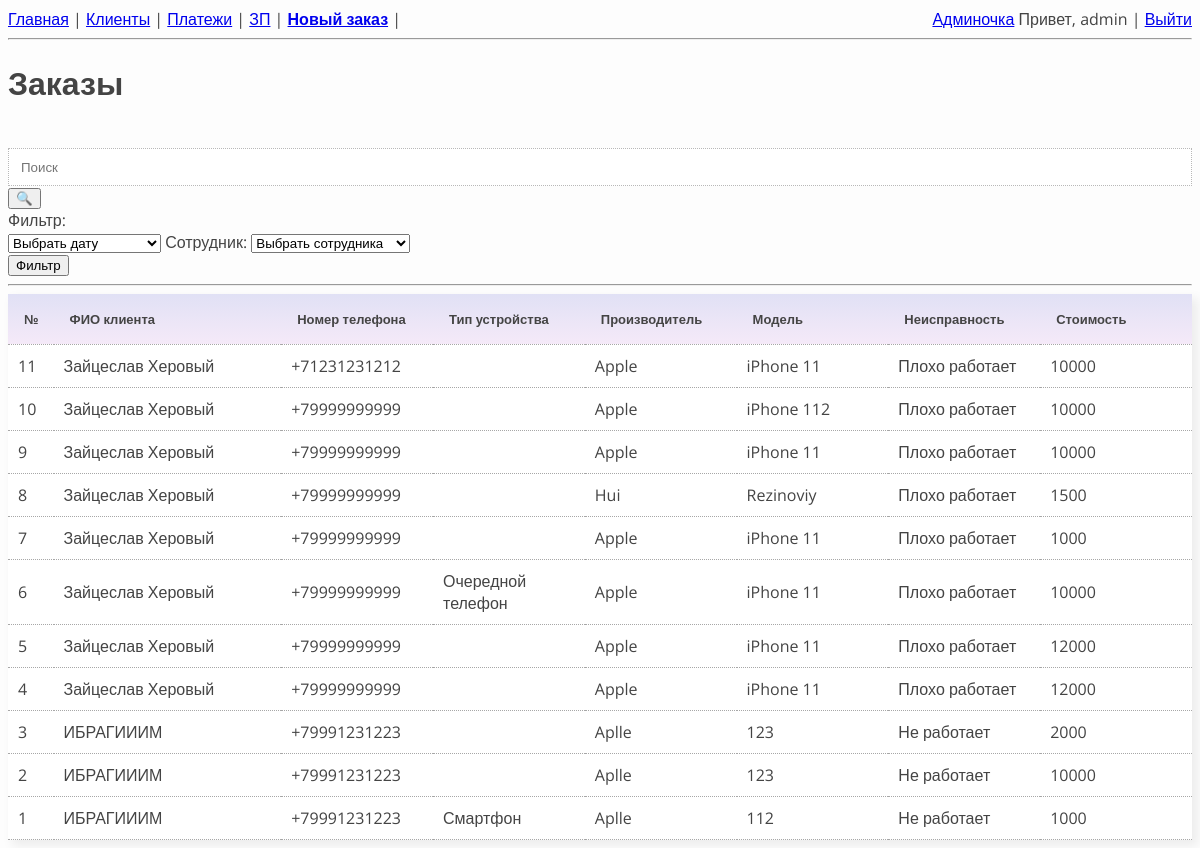
/ (signed in), run on an earlier commit of the app's database.
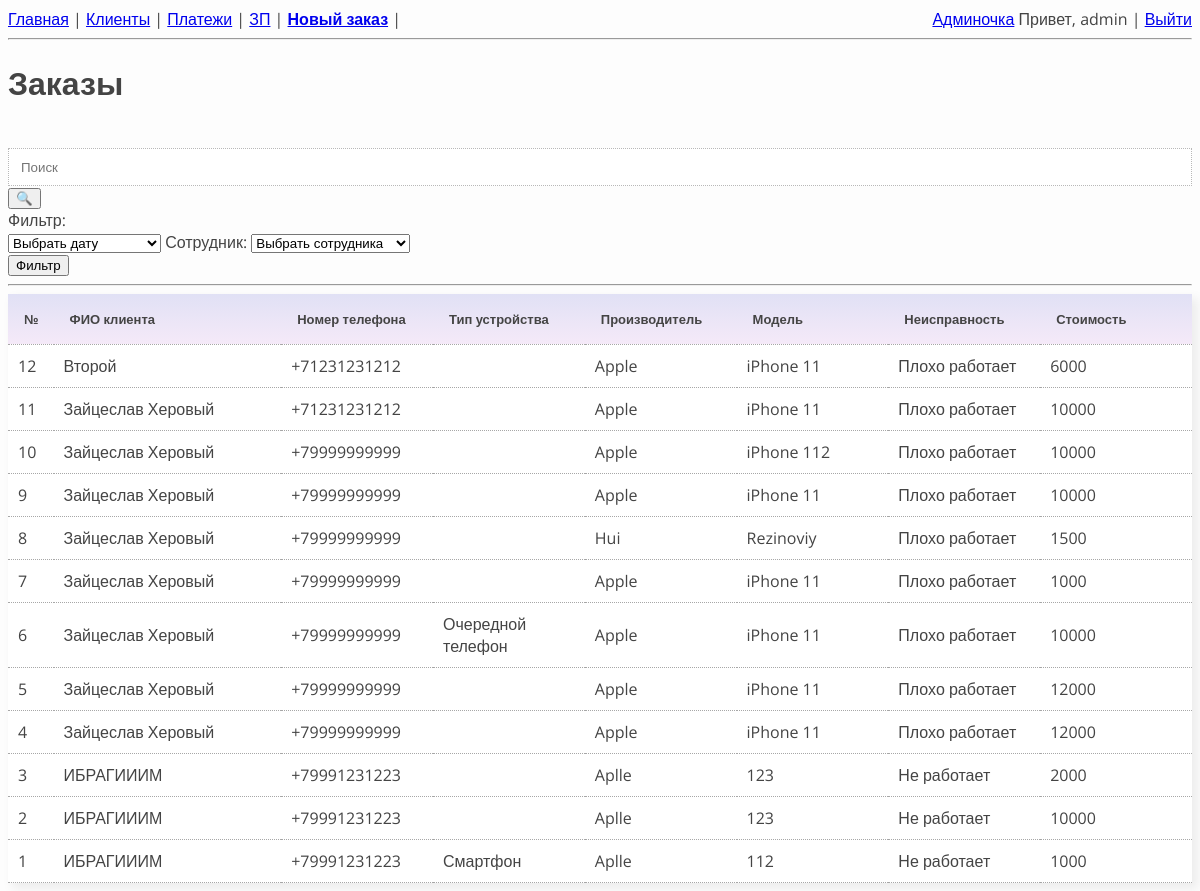
And on a later commit of the database.
### orders/models.py (models this page shows, shortened)
class Order(models.Model):
    class Meta:
        verbose_name = 'Заказ'
        verbose_name_plural = 'Заказы'
        ordering = ['-pk']
    def get_absolute_url(self):
        return reverse('order', kwargs={'order_id': self.pk})
    client = models.ForeignKey(Client, on_delete=models.PROTECT, verbose_name='Клиент')
    employee = models.ForeignKey(Employees, on_delete=models.PROTECT, null=True, blank=True,
                                verbose_name='Исполнитель')
    whats_broken = models.CharField(max_length=50, verbose_name='Неисправность')
    device_appearance = models.CharField(max_length=80, blank=True,
                                         default='', verbose_name='Состояние')
    device_type = models.CharField(max_length=20, blank=True, default='',
                                   verbose_name='Тип устройства')
    imei = models.CharField(max_length=20, blank=True, default='', verbose_name='IMEI/SN')
    device_brand = models.CharField(max_length=20, verbose_name='Производитель')
    device_model = models.CharField(max_length=20, verbose_name='Модель')
    device_kit = models.CharField(max_length=80, blank=True, default='',
                                  verbose_name='Комплектация')
    device_pass = models.CharField(max_length=20, blank=True, default='',
                                   verbose_name='Пароль')
    price = models.IntegerField(verbose_name='Орентировоная стоимость')
    note_hidden = models.CharField(max_length=150, blank=True, default='',
                                   verbose_name='Заметки клиент НЕ видит')
    note_client = models.CharField(max_length=150, blank=True, default='',
                                   verbose_name='Заметки клиент видит')
    prepayment = models.IntegerField(null=True, blank=True, verbose_name='Предоплата')
    profit = models.IntegerField(null=True, default=0, verbose_name='Профит')
    debt = models.IntegerField(null=True, default=0, verbose_name='Клиент должен')
    date_creation = models.DateTimeField(default=timezone.now, null=True, verbose_name='Дата создания')
    date_completion = models.DateTimeField(null=True, verbose_name='Дата готовности')
    in_work = models.BooleanField(default=True)

### clients/models.py (models this page shows, shortened)
class Client(models.Model):
    name = models.CharField(max_length=40, verbose_name='Имя')
    tel = models.CharField(max_length=15, verbose_name='Номер телефона')
    email = models.EmailField(blank=True, default='', verbose_name='E-mail')
    source = models.ForeignKey(ClientSource, on_delete=models.PROTECT,
                               null=True, blank=True, verbose_name='Источник')
    adress = models.CharField(max_length=150, blank=True, default='', verbose_name='Адрес')
    comment_client = models.CharField(max_length=50, blank=True, default='',
                                      verbose_name='Комментарий о клиенте')

### orders/views.py (the view)
# urls.py: path('', OrdersView.as_view(), name='orders'),
class OrdersView(PermissionRequiredMixin, ListView):
    permission_required = 'orders.view_order'
    login_url = reverse_lazy('login')
    model = Order
    template_name = 'orders.html'
    context_object_name = 'orders'
    paginate_by = 15
    def get_queryset(self) -> QuerySet[Any]:
        query = self.request.GET.get('search')
        if query:
            queryset = Order.objects.filter(Q(client__tel__contains=query) | \
                                            Q(client__name__contains=query) | \
                                            Q(whats_broken__icontains=query) | \
                                            Q(device_type__icontains=query) | \
                                            Q(device_brand__icontains=query) | \
                                            Q(device_model__icontains=query))
        else:
            queryset = get_filtered_queryset(self)
        return queryset
    def get_context_data(self, **kwargs):
        context = super().get_context_data(**kwargs)
        context['delete_form'] = Form
        context['search_query'] = self.request.GET.get('search')
        context['filter_date_form'] = FilterDateForm(initial={'date': self.request.GET.get('date'),
                                                              'start': self.request.GET.get('start'),
                                                              'end': self.request.GET.get('end')})
        context['filter_employee_form'] = FilterEmployeeForm(initial={
                                                             'employee': self.request.GET.get('employee')})
        return context

### my_service/filter_forms.py
class FilterEmployeeForm(forms.ModelForm):
    class Meta:
        model = Employees
        fields = ['id']
    employee = forms.ModelChoiceField(label='Сотрудник',
                                      required=False,
                                      empty_label='Выбрать сотрудника',
                                      queryset=Employees.objects.all(),
                                      widget=forms.Select())

### my_service/filter_forms.py (called while the page is built)
def get_filtered_queryset(self):
    if self.request.GET.get('date') and self.request.GET.get('employee'):
        interval = get_interval(self)
        queryset = self.model.objects.filter(date_creation__range=(interval['start'], interval['end'])) & \
                   self.model.objects.filter(employee_id=self.request.GET.get('employee'))
    elif self.request.GET.get('date'):
        interval = get_interval(self)
        queryset = self.model.objects.filter(date_creation__range=(interval['start'], interval['end']))
    elif self.request.GET.get('employee'):
        queryset = self.model.objects.filter(employee_id=self.request.GET.get('employee'))
    else:
        queryset = self.model.objects.all()
    return queryset

### orders/templates/orders.html (shortened to what this page needs)
{% extends "base.html" %}
{% load static %}
{% block header %}Заказы{% endblock header %}
{% block content%}
<br>
<form action="" method="GET">
    <input class="text-field__input" type="text" name="search" placeholder="Поиск"
    {% if search_query %} value="{{ search_query }}">
    {% else %} value="">
    {% endif %}
    <input value="&#128269;" type="submit">
</form>
Фильтр:
<br>
<form action="" method="get" name="date_form">
    {% for field in filter_date_form %}
        {{ field }}
    {% endfor %}
    {{ filter_employee_form }}
    <br>
    <input type="submit" value="Фильтр">
</form>
<hr>
<div>
<table class="orders full_width">
    <thead class="orders">
        <th>№</th>
        <th>ФИО клиента</th>
        <th>Номер телефона</th>
        <th>Тип устройства</th>
        <th>Производитель</th>
        <th>Модель</th>
        <th>Неисправность</th>
        <th>Стоимость</th>
    </thead>
    <tbody>
        {% for order in orders %}
            <tr class="selectable" onclick="document.location = '{{order.get_absolute_url}}';">
                <td>{{ order.id }}</td>
                <td>{{ order.client.name }}</td>
                <td>{{ order.client.tel }}</td>
                <td>{{ order.device_type }}</td>
                <td>{{ order.device_brand }}</td>
                <td>{{ order.device_model }}</td>
                <td>{{ order.whats_broken }}</td>
                <td>{{ order.price }}</td>
            </tr>
        {% endfor %}
    </tbody>
</table>
</div>
{% endblock content %}

What changed in the data, as far as the page shows it:
added Order: id "12", client.name "Второй", client.tel "+71231231212", device_brand "Apple", device_model "iPhone 11", whats_broken "Плохо работает", price "6000"
